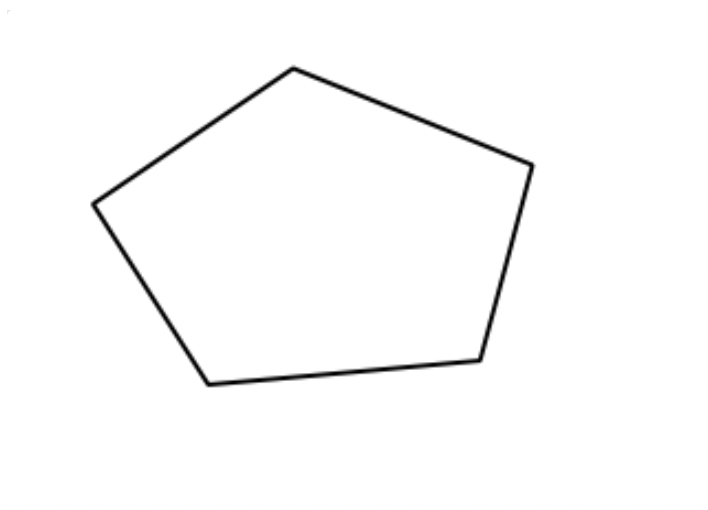
#> input picture deepak/test_houghlines.png, 708 x 510 px
$ jupyter execute --allow-errors hough_lines_from_scratch.ipynb   (shell and % lines are left out)
#> lines starting #> are read from the running program, lines starting #| are printed output that depends on the picture; after the words box and inside, x2 and y2 are one past the last pixel; in counts of white or black regions, pixels touching at a corner belong together
[cell 1]
import matplotlib as mpl
mpl.rcParams['figure.dpi']= 120

[cell 2]
import matplotlib.pyplot as plt
import numpy as np
import cv2
import time

[cell 3]
im = cv2.imread('test_houghlines.png')
#> im is the input picture: shape (510, 708, 3); mean B, G, R 251.2, 251.2, 251.2
gray = cv2.cvtColor(im, cv2.COLOR_BGR2GRAY)
blurred = cv2.GaussianBlur(gray, (5,5), 0)
(T, threshinv) = cv2.threshold(blurred, 200, 255, cv2.THRESH_BINARY_INV)
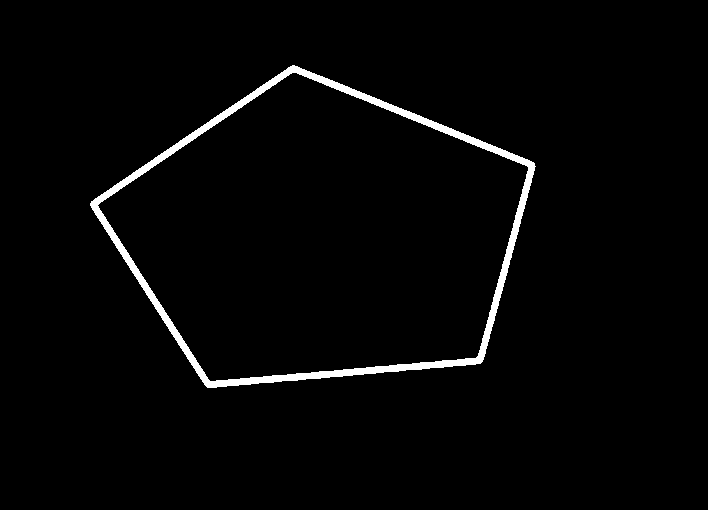
#> threshinv: shape (510, 708); 2.2% white; 1 white region, box (x1, y1, x2, y2) and area: (90, 65, 536, 388) 8113

# sobel_kernel = np.array([[1,2,1],[0,0,0],[-1,-2,-1]]).T
# pf = cv2.filter2D(src=threshinv, ddepth=-1, kernel=sobel_kernel)

plt.imshow(threshinv, cmap='gray')

#> (a cell that did not finish here is left out)

[cell 5]
def show_lines(img, lines, title='img'):
    fig, axes = plt.subplots(figsize=(10,16))
    axes.imshow(img, cmap='gray')
    d = max(img.shape)
    for rho,theta in lines:
        dx = np.cos(theta)
        dy = np.sin(theta)
        x0 = dx*rho
        y0 = dy*rho
        # (x0,y0) is a point on the line
        # print(x0,y0)
        x1 = int(x0 + d*(-dy))
        y1 = int(y0 + d*(dx))
        x2 = int(x0 - d*(-dy))
        y2 = int(y0 - d*(dx))
        # print(x1,y1,x2,y2)
        axes.plot([x1,x2], [y1,y2], '-.', color='red', alpha=0.7)
    axes.set_xlim(0, img.shape[1]) # x is cols
    axes.set_ylim(img.shape[0], 0) # y is rows
    axes.set_title(title)

[cell 6]
4*np.ceil(np.linalg.norm(threshinv.shape[:2]))
#> Out = 3492

[cell 7]
np.array(list(zip(*np.nonzero(threshinv))))
#> Out = 8113 pairs, first value 65 to 387, second value 90 to 535

[cell 8]
num_rhos = 7
num_thetas = 5
num_edge_pixels = 10

acc = np.zeros((num_rhos, num_thetas))
theta_idxs = np.arange(num_thetas)
rho_mat = np.digitize(np.random.randint(0, 10, size=(num_edge_pixels,num_thetas)), bins=np.arange(7))-1
rho_mat

[cell 9]
theta_idxs

[cell 10]
acc[rho_mat, theta_idxs] += 1

[cell 11]
acc

[cell 12]
np.array(list(zip(*np.nonzero(threshinv)))).shape
#> Out = (8113, 2)

https://alyssaq.github.io/2014/understanding-hough-transform/

https://alyssaq.github.io/2014/understanding-hough-transform/

[cell 13]
def HoughLines(img, rho_res, theta_res, votes_threshold):
#> called with rho_res = 1, theta_res = 0.00436, votes_threshold = 100
    start = time.time()
    # img - binary image, where edges are 1 and others are 0
    # rho_res - resolution of rho for the accumulator grid
    # theta_res - resolution of theta for the accumulator grid in radians
    # votes_threshold - return lines that have more than votes_threshold votes

    # grid thetas ranging from 0 to pi (range inclusive)
    thetas = np.arange(0, np.pi+theta_res, theta_res)
    thetas_idxs = np.arange(0, len(thetas))

    # grid rhos ranging from -diag to diag where diag = sqrt(w^2+h^2)
    diag = np.ceil(np.linalg.norm(img.shape[:2]))
#> diag = 873
    print('diag', diag)
#| diag 873.0
    rhos = np.arange(-diag, diag+rho_res, rho_res)
#> rhos = 1747 values from -873 to 873

    # create accumulator grid
    num_thetas, num_rhos = thetas.shape[0], rhos.shape[0]
#> num_thetas = 721; num_rhos = 1747
    acc_grid = np.zeros((num_rhos, num_thetas), dtype=np.uint64)

    cos_thetas = np.cos(thetas)
    sin_thetas = np.sin(thetas)

    # for each edge pixel (pixel != 0)
    for y, x  in zip(*np.nonzero(img)):
        # calculate rho for each theta and update accumulator grid
        rho = x*cos_thetas + y*sin_thetas
        rho_idxs = np.digitize(rho, bins=rhos)-1
        acc_grid[rho_idxs, thetas_idxs] += 1
#> this loop made 8113 passes
#> (y, x) on passes 1 to 3: (65, 292), (65, 293), (65, 294)
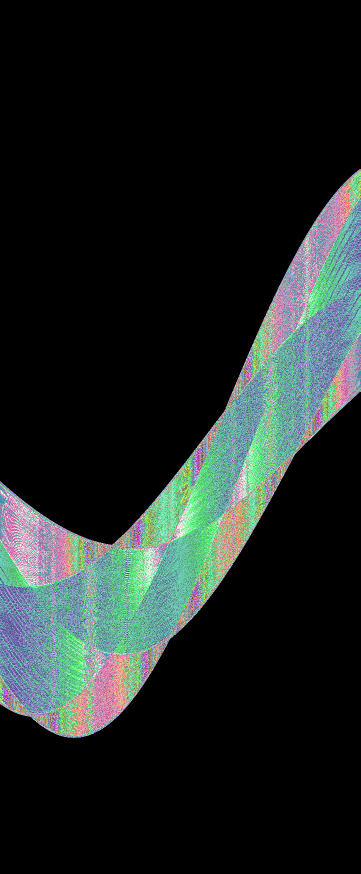
#> acc_grid: shape (1747, 721) uint64 (shown at 1/2 size); 277 distinct labels, from 0 to 284; one colour per label, 0 black

    rho_idxs, theta_idxs = np.nonzero(acc_grid>votes_threshold)
#> rho_idxs = 1465 values from 785 to 1440; theta_idxs = 1465 values, max 607 at index 344, min 43 at index 1231, mean 339.9
    lines = list(zip(rhos[rho_idxs], thetas[theta_idxs]))
#> lines = 1465 pairs, first value -88 to 567, second value 0.188 to 2.65

    print('elapsed-end', time.time()-start)
    return lines, acc_grid, thetas, rhos

lines, acc_grid, thetas, rhos = HoughLines(threshinv, 1, np.pi/(4*180), 100)
#> thetas = 721 values from 0 to 3.14; rhos = 1747 values from -873 to 873
threshinv.shape, acc_grid.shape, len(lines)
#> Out = ((510, 708), (1747, 721), 1465)

[cell 14]
rho_idxs, theta_idxs = np.nonzero(acc_grid>200)
#> rho_idxs = 333 values from 810 to 1433; theta_idxs = 333 values, max 597 at index 75, min 53 at index 280, mean 338.6
lines = list(zip(rhos[rho_idxs], thetas[theta_idxs]))
#> lines = 333 pairs, first value -63 to 560, second value 0.231 to 2.6
len(lines)
#> Out = 333

[cell 15]
plt.figure(figsize=(6,12), dpi=100)
plt.imshow(acc_grid, cmap='gray')
# plt.plot(theta_idxs,rho_idxs,  'r.')

#> (a cell that did not finish here is left out)

[cell 17]
lines_cv2 = cv2.HoughLines(threshinv, 1/2, np.pi/(180), 50).squeeze()
#> lines_cv2 = 148 pairs, first value -82 to 566.5, second value 0.192 to 2.64

[cell 18]
show_lines(threshinv, lines_cv2)
#> the loop in show_lines, `for rho,theta in lines:` made 148 passes
#> (rho, theta, dx, dy, x0, y0, x1, y1) on passes 1 to 12: (398.5, 1.48, 0.0872, 0.996, 34.73, 397, -670, 458), (394.5, 1.5, 0.0698, 0.998, 27.52, 393.5, -678, 442), (399.5, 1.48, 0.0872, 0.996, 34.82, 398, -670, 459), (401.5, 1.48, 0.0872, 0.996, 34.99, 400, -670, 461), (400.5, 1.48, 0.0872, 0.996, 34.91, 399, -670, 460), (395.5, 1.5, 0.0698, 0.998, 27.59, 394.5, -678, 443), (405, 1.47, 0.105, 0.995, 42.33, 402.8, -661, 476), (407, 1.47, 0.105, 0.995, 42.54, 404.8, -661, 478), (402.5, 1.48, 0.0872, 0.996, 35.08, 401, -670, 462), (-46.5, 1.95, -0.375, 0.927, 17.42, -43.11, -639, -308), (-45, 1.95, -0.375, 0.927, 16.86, -41.72, -639, -306), (-49, 1.95, -0.375, 0.927, 18.36, -45.43, -638, -310)
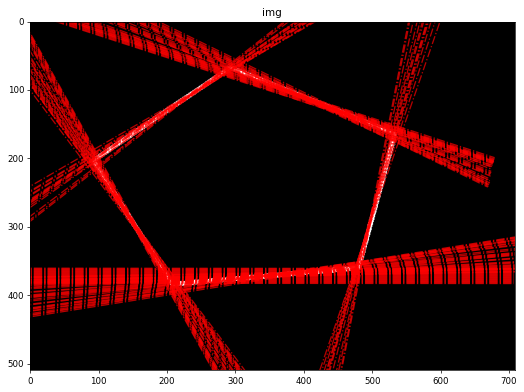
#> figure drawn by matplotlib, 1 panel
